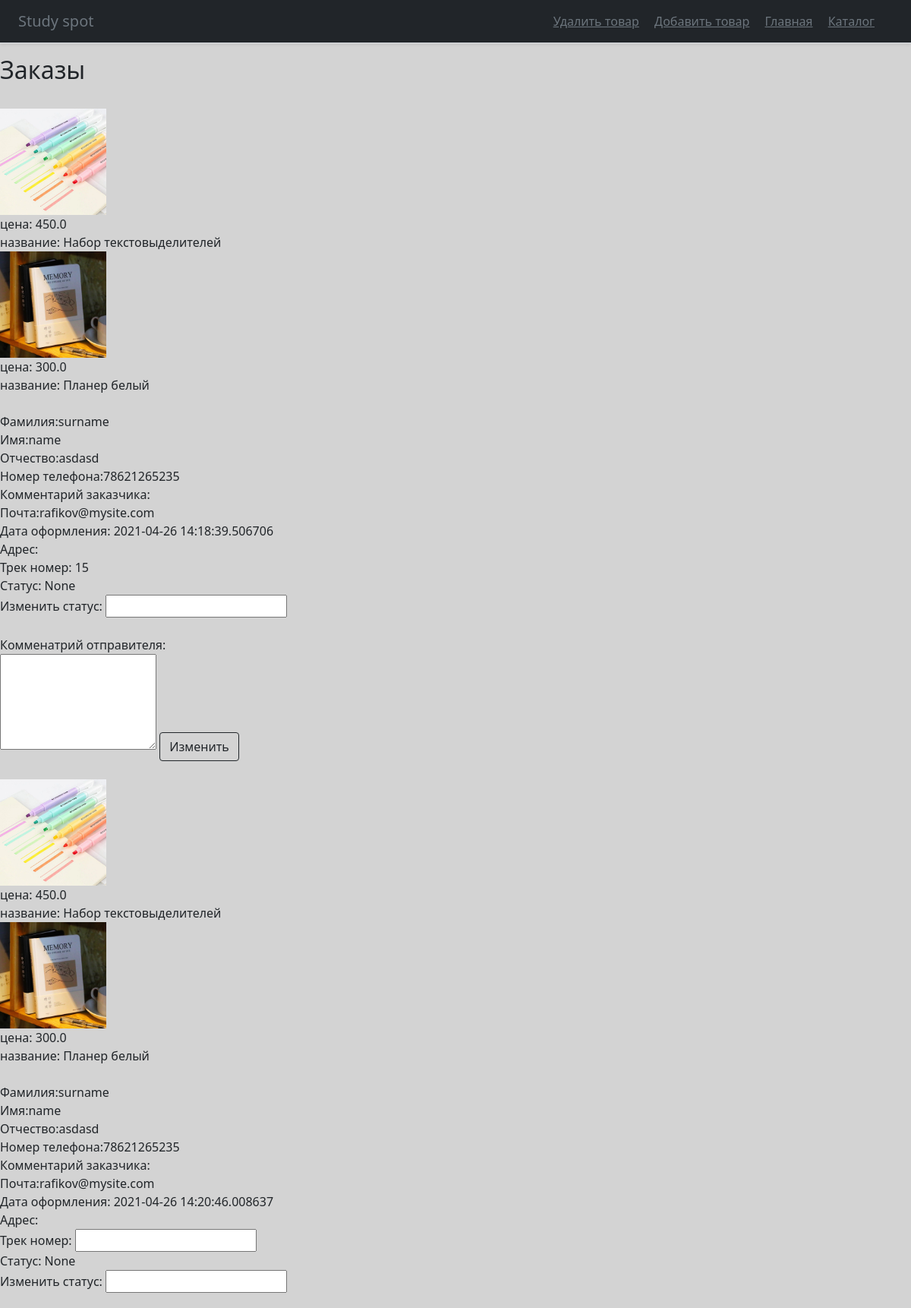
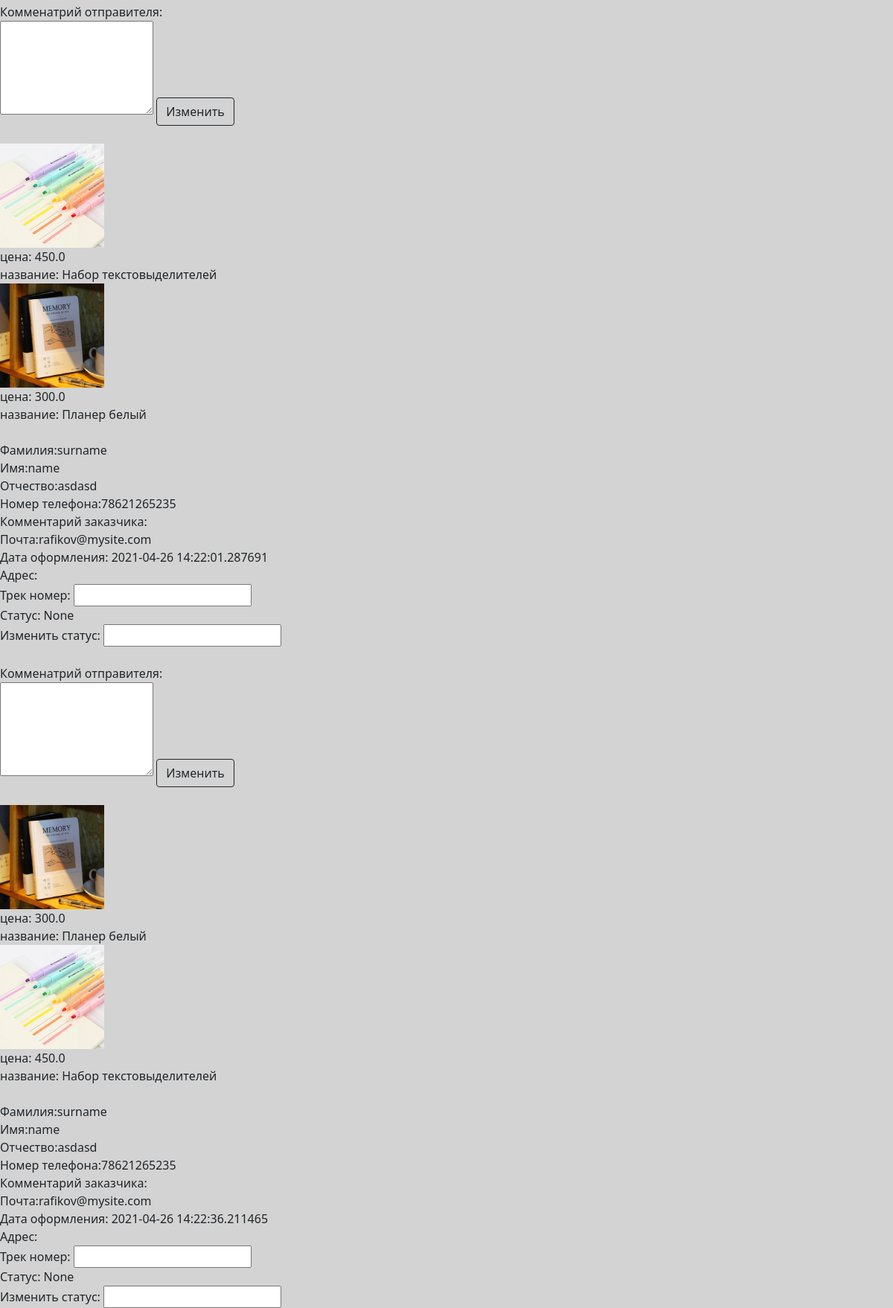
/admin85367/panel (signed in, upper part), run on the app's committed database (2 pictures, top to bottom).
### main.py (models this page shows)
class Orders(db.Model):  # таблица заказов
    id = db.Column(db.Integer, primary_key=True, autoincrement=True)  # номер заказа
    id_of_user = db.Column(db.Integer,  db.ForeignKey("users.id"))  # id заказчика из таблицы пользователей
    address = db.Column(db.String(200), nullable=True)  # адрес доставки
    email = db.Column(db.String(30), index=True, nullable=True)  # почта пользователя
    track_num = db.Column(db.String(30), nullable=True)  # трек номер
    comment_of_user = db.Column(db.String(200), nullable=True)  # комментарий заказчика
    comment_of_sender = db.Column(db.String(200), nullable=True)  # комментарий отправителя
    status = db.Column(db.String(30), nullable=True)  # статус заказа
    created_date = db.Column(db.DateTime,
                default=datetime.datetime.now)   # дата создания
    item = db.Column(db.String(300), index=True, nullable=True)   # товары

class Items(db.Model):  # таблица со всеми товарами
    id = db.Column(db.Integer, primary_key=True, autoincrement=True)
    name = db.Column(db.String(100), nullable=True)   # название товара
    description = db.Column(db.Text, nullable=True)  # описание
    photo_url = db.Column(db.Text, nullable=True)  # ссылка на фотографию
    count = db.Column(db.Integer, nullable=True)  # количество товара на складе
    price = db.Column(db.Float, nullable=True)   # стоимость 1 единицы товара

class Users(db.Model):  # таблица пользователей
    id = db.Column(db.Integer, primary_key=True, autoincrement=True)
    email = db.Column(db.String(30), index=True, unique=True, nullable=True)  # почта
    password = db.Column(db.String(150), nullable=True)   # пароль(хэшируется)
    name = db.Column(db.String(30), nullable=True)  # имя пользователя
    surname = db.Column(db.String(30), nullable=True)   # фамилия
    patronic = db.Column(db.String(30), nullable=True)  # отчество
    phone = db.Column(db.String(15), nullable=True)  # номер телефона
    bonuses = db.Column(db.Float, nullable=True)   # бонусный счет
    address = db.Column(db.String(200), nullable=True)  # адрес доставки(?)

### main.py (the view)
    @app.route('/admin85367/panel', methods=['POST', 'GET'])  # админская панель - главная страница
    def panel():
        if request.method == 'GET':
            if 'admin' in session.keys() and session['admin'] == '4891nimda':  # проверка авторизации(на всякий)
                return render_template('panel.html', title='Панель',
                                        css_file='panel.css', orders=Orders.query.all(), Items=Items, Users=
                                       Users)
            else:
                return redirect('/admin85367')
        elif request.method == "POST":
            order = Orders.query.filter(Orders.id == request.form["id"]).first()
            order.track_num = request.form['track_num']
            order.comment_of_sender = request.form['comment']
            db.session.commit()
            return redirect('/admin85367/panel')

### templates/panel.html (shortened to what this page needs)
{% extends "admin_base.html" %}
{% block content %}
<h2>Заказы</h2>
{% if orders %}
<div class="row">
{% for order in orders %}
<div class="col-lg-4">
    <form method="post">
    {% for i in order.item.split(';') %}
        <br><img src="/{{ Items.query.filter(Items.id == i.split(',')[0]).all()[0].photo_url }}" width="140px" height="140px">
        <br>
        <a>цена: {{ Items.query.filter(Items.id == i.split(',')[0]).all()[0].price }}</a>
        <br>
        <a>название: {{ Items.query.filter(Items.id == i.split(',')[0]).all()[0].name }}</a>
    {% endfor %}
    <br><br>
        <a>Фамилия:{{ Users.query.filter(Users.id == order.id_of_user).all()[0].surname }}</a><br>
        <a>Имя:{{ Users.query.filter(Users.id == order.id_of_user).all()[0].name }}</a><br>
        <a>Отчество:{{ Users.query.filter(Users.id == order.id_of_user).all()[0].patronic }}</a><br>
        <a>Номер телефона:{{ Users.query.filter(Users.id == order.id_of_user).all()[0].phone }}</a><br>
        <a>Комментарий заказчика: {{ order.comment_of_user }}</a><br>
    <a>Почта:{{ order.email }}</a><br>
    <a>Дата оформления: {{ order.created_date }}</a><br>
    <a>Адрес: {{ order.address }}</a><br>
    {% if order.track_num %}
        <a>Трек номер: {{ order.track_num }}</a><br>
    {% else %}
        <a>Трек номер: <input name='track_num'></a><br>
    {% endif %}
    <a>Статус: {{ order.status }}</a><br>
    <a>Изменить статус: <input name='updatestatus'></a><br>
        <br><label for="inputComment">Комменатрий отправителя:</label><br>
    <textarea id="inputComment" name="comment" rows="5"></textarea>
    <button class="w-10 btn btn-outline-dark" type="submit">Изменить</button>
    </form>
</div>
</div>
{% endfor %}
{% else %}
<h3>История заказов пуста</h3>
{% endif %}
{% endblock %}

### static/css/panel.css (style rules this page uses)
body { background-color: lightgrey; }

### data on the page
Orders: query.filter (picture), email "rafikov@mysite.com", created_date "2021-04-26 14:18:39.506706", track_num "15", status "None"
Items: query.filter "450.0" "450.0" "450.0" "450.0", query.filter "Набор текстовыделителей" "Набор текстовыделителей" "Набор текстовыделителей" "Набор текстовыделителей"
Items: query.filter "300.0" "300.0" "300.0" "300.0", query.filter "Планер белый" "Планер белый" "Планер белый" "Планер белый"
Users: query.filter "surname", query.filter "name", query.filter "asdasd", query.filter "78621265235"
Orders: query.filter (picture), email "rafikov@mysite.com", created_date "2021-04-26 14:20:46.008637", status "None"
Orders: query.filter (picture), email "rafikov@mysite.com", created_date "2021-04-26 14:22:01.287691", status "None"
Orders: query.filter (picture), email "rafikov@mysite.com", created_date "2021-04-26 14:22:36.211465", status "None"
